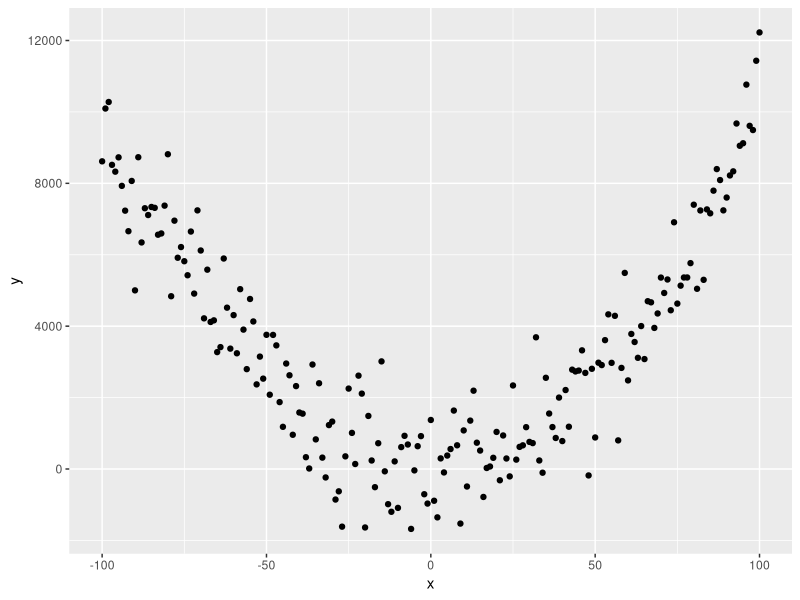

The R source for this figure:
## ---- chunk 1
library(tidyverse)
## ---- chunk 2
# set x range
x <- -100:100
# define y without error
y_det <- 0.01+x^2
# add some random variation
y <- y_det+rnorm(length(x),0,1000)

# create dataframe and plot
df <- data.frame(x, y)
ggplot(df, aes(x = x, y = y))+
  geom_point()
